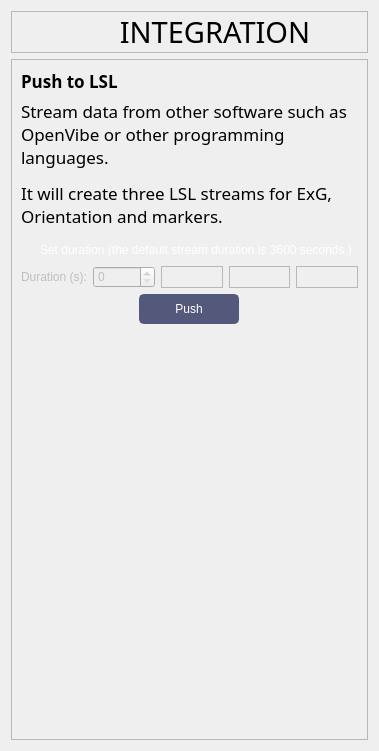
            <widget class="QWidget" name="page_integration">
             <layout class="QVBoxLayout" name="verticalLayout_12">
              <item>
               <widget class="QFrame" name="frame_integration_title">
                <property name="maximumSize">
                 <size>
                  <width>16777215</width>
                  <height>50</height>
                 </size>
                </property>
                <property name="styleSheet">
                 <string notr="true"/>
                </property>
                <property name="frameShape">
                 <enum>QFrame::StyledPanel</enum>
                </property>
                <property name="frameShadow">
                 <enum>QFrame::Raised</enum>
                </property>
                <layout class="QHBoxLayout" name="horizontalLayout_29">
                 <property name="spacing">
                  <number>0</number>
                 </property>
                 <property name="leftMargin">
                  <number>0</number>
                 </property>
                 <property name="topMargin">
                  <number>0</number>
                 </property>
                 <property name="rightMargin">
                  <number>0</number>
                 </property>
                 <property name="bottomMargin">
                  <number>0</number>
                 </property>
                 <item>
                  <widget class="QLabel" name="integration_log">
                   <property name="maximumSize">
                    <size>
                     <width>51</width>
                     <height>51</height>
                    </size>
                   </property>
                   <property name="text">
                    <string/>
                   </property>
                   <property name="pixmap">
                    <pixmap resource="app_resources.qrc">:/image/images/MentalabLogo.png</pixmap>
                   </property>
                   <property name="scaledContents">
                    <bool>true</bool>
                   </property>
                  </widget>
                 </item>
                 <item>
                  <widget class="QLabel" name="integration_title">
                   <property name="minimumSize">
                    <size>
                     <width>0</width>
                     <height>0</height>
                    </size>
                   </property>
                   <property name="font">
                    <font>
                     <family>DM Sans</family>
                     <pointsize>22</pointsize>
                     <weight>50</weight>
                     <italic>false</italic>
                     <bold>false</bold>
                    </font>
                   </property>
                   <property name="text">
                    <string>INTEGRATION</string>
                   </property>
                   <property name="alignment">
                    <set>Qt::AlignCenter</set>
                   </property>
                  </widget>
                 </item>
                </layout>
               </widget>
              </item>
              <item>
               <widget class="QFrame" name="frame_integration">
                <property name="styleSheet">
                 <string notr="true">QPushButton{
	color: #FFF;
	background-color: rgb(84, 89, 124);
	border: 2px solid rgb(84, 89, 124);
	padding: 5px;
	border-radius: 5px;

}

QPushButton:hover{
	background-color: rgb(61, 64, 89);
}
QPushButton:pressed{
	background-color: rgb(61, 64, 89);
	border:  2px solid rgb(61, 64, 89);
}

QCheckBox{
	color: #fff;	
	background-color: transparent;

}</string>
                </property>
                <property name="frameShape">
                 <enum>QFrame::StyledPanel</enum>
                </property>
                <property name="frameShadow">
                 <enum>QFrame::Raised</enum>
                </property>
                <layout class="QVBoxLayout" name="verticalLayout_36">
                 <item>
                  <layout class="QVBoxLayout" name="verticalLayout_3">
                   <item>
                    <widget class="QLabel" name="label_2">
                     <property name="maximumSize">
                      <size>
                       <width>16777215</width>
                       <height>30</height>
                      </size>
                     </property>
                     <property name="font">
                      <font>
                       <family>DM Sans</family>
                       <pointsize>13</pointsize>
                       <weight>50</weight>
                       <italic>false</italic>
                       <bold>false</bold>
                       <kerning>true</kerning>
                      </font>
                     </property>
                     <property name="text">
                      <string>&lt;html&gt;&lt;head/&gt;&lt;body&gt;&lt;p&gt;&lt;span style=&quot; font-weight:600;&quot;&gt;Push to LSL&lt;/span&gt;&lt;/p&gt;&lt;/body&gt;&lt;/html&gt;</string>
                     </property>
                    </widget>
                   </item>
                   <item>
                    <widget class="QLabel" name="label_11">
                     <property name="font">
                      <font>
                       <family>DM Sans</family>
                       <pointsize>13</pointsize>
                       <weight>50</weight>
                       <italic>false</italic>
                       <bold>false</bold>
                      </font>
                     </property>
                     <property name="text">
                      <string>&lt;html&gt;&lt;head/&gt;&lt;body&gt;&lt;p&gt;Stream data from other software such as OpenVibe or other programming languages. &lt;/p&gt;&lt;p&gt;It will create three LSL streams for ExG, Orientation and markers. &lt;/p&gt;&lt;/body&gt;&lt;/html&gt;</string>
                     </property>
                     <property name="wordWrap">
                      <bool>true</bool>
                     </property>
                    </widget>
                   </item>
                   <item>
                    <widget class="QFrame" name="empty_frame_5">
                     <property name="frameShape">
                      <enum>QFrame::StyledPanel</enum>
                     </property>
                     <property name="frameShadow">
                      <enum>QFrame::Raised</enum>
                     </property>
                    </widget>
                   </item>
                   <item>
                    <widget class="QCheckBox" name="cb_lsl_duration">
                     <property name="text">
                      <string>Set duration (the default stream duration is 3600 seconds.)</string>
                     </property>
                    </widget>
                   </item>
                   <item>
                    <layout class="QHBoxLayout" name="horizontalLayout_13">
                     <item>
                      <widget class="QLabel" name="label_lsl_duration">
                       <property name="enabled">
                        <bool>false</bool>
                       </property>
                       <property name="text">
                        <string>Duration (s):</string>
                       </property>
                      </widget>
                     </item>
                     <item>
                      <widget class="QSpinBox" name="lsl_duration_value">
                       <property name="enabled">
                        <bool>false</bool>
                       </property>
                       <property name="maximumSize">
                        <size>
                         <width>150</width>
                         <height>16777215</height>
                        </size>
                       </property>
                      </widget>
                     </item>
                     <item>
                      <widget class="QFrame" name="empty_frame_4">
                       <property name="frameShape">
                        <enum>QFrame::StyledPanel</enum>
                       </property>
                       <property name="frameShadow">
                        <enum>QFrame::Raised</enum>
                       </property>
                      </widget>
                     </item>
                     <item>
                      <widget class="QFrame" name="empty_frame_3">
                       <property name="frameShape">
                        <enum>QFrame::StyledPanel</enum>
                       </property>
                       <property name="frameShadow">
                        <enum>QFrame::Raised</enum>
                       </property>
                      </widget>
                     </item>
                     <item>
                      <widget class="QFrame" name="empty_frame_2">
                       <property name="frameShape">
                        <enum>QFrame::StyledPanel</enum>
                       </property>
                       <property name="frameShadow">
                        <enum>QFrame::Raised</enum>
                       </property>
                      </widget>
                     </item>
                    </layout>
                   </item>
                   <item alignment="Qt::AlignHCenter">
                    <widget class="QPushButton" name="btn_push_lsl">
                     <property name="minimumSize">
                      <size>
                       <width>100</width>
                       <height>30</height>
                      </size>
                     </property>
                     <property name="maximumSize">
                      <size>
                       <width>100</width>
                       <height>30</height>
                      </size>
                     </property>
                     <property name="cursor">
                      <cursorShape>PointingHandCursor</cursorShape>
                     </property>
                     <property name="text">
                      <string>Push</string>
                     </property>
                    </widget>
                   </item>
                  </layout>
                 </item>
                 <item>
                  <spacer name="verticalSpacer">
                   <property name="orientation">
                    <enum>Qt::Vertical</enum>
                   </property>
                   <property name="sizeType">
                    <enum>QSizePolicy::Fixed</enum>
                   </property>
                   <property name="sizeHint" stdset="0">
                    <size>
                     <width>20</width>
                     <height>400</height>
                    </size>
                   </property>
                  </spacer>
                 </item>
                 <item>
                  <widget class="QFrame" name="empty_frame">
                   <property name="frameShape">
                    <enum>QFrame::StyledPanel</enum>
                   </property>
                   <property name="frameShadow">
                    <enum>QFrame::Raised</enum>
                   </property>
                  </widget>
                 </item>
                </layout>
               </widget>
              </item>
             </layout>
            </widget>
